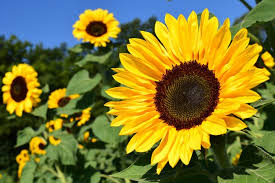
#> input picture images/flower.jpg, 275 x 183 px
$ python task_02.py
#> lines starting #> are read from the running program, lines starting #| are printed output that depends on the picture
import cv2
import numpy as np
import matplotlib.pyplot as plt

# 2.a Read in an image file (flower.jpg) and store it in a NumPy array x1
x1 = np.array(cv2.imread('images/flower.jpg'))
#> x1 is the input picture: shape (183, 275, 3); mean B, G, R 49.6, 120.4, 124.9

# 2.b Display x1
plt.imshow(cv2.cvtColor(x1, cv2.COLOR_BGR2RGB))
plt.title('Original Image (x1)')
plt.show()

# 2.c Convert the NumPy array x1 to a gray image x2
x2 = np.array(cv2.cvtColor(x1, cv2.COLOR_BGR2GRAY))
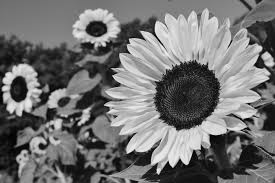
#> x2: shape (183, 275); min 0, max 239, mean 113.7

# 2.d Display x2
plt.imshow(x2, cmap='gray')
plt.title('Grayscale Image (x2)')
plt.show()

# 2.e Rotate x1 clockwise by 90 degrees and save the result in x3
x3 = np.rot90(x1, k=-1)
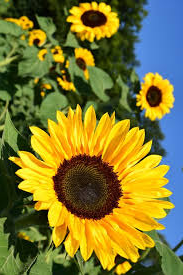
#> x3: shape (275, 183, 3); mean B, G, R 49.6, 120.4, 124.9

# 2.f Display x3
plt.imshow(cv2.cvtColor(x3, cv2.COLOR_BGR2RGB))
plt.title('Rotated Image (x3)')
plt.show()

# 2.g Scale down x1 to its half size, and save the result in x4
x4 = np.array(cv2.resize(x1, (x1.shape[1]//2, x1.shape[0]//2)))
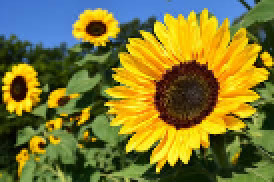
#> x4: shape (91, 137, 3) (shown 2 times larger); mean B, G, R 49.5, 120.3, 124.9

# 2.h Display x4
plt.imshow(cv2.cvtColor(x4, cv2.COLOR_BGR2RGB))
plt.title('Scaled Down Image (x4)')
plt.show()

# 2.i Crop x1 around its centroid such that the cropped window has a half of its original width and height. Save the cropped image as x5.
height, width = x1.shape[:2]
#> height = 183; width = 275
start_row, start_col = int(height * 0.25), int(width * 0.25)
#> start_row = 45; start_col = 68
end_row, end_col = int(height * 0.75), int(width * 0.75)
#> end_row = 137; end_col = 206
x5 = x1[start_row:end_row, start_col:end_col]
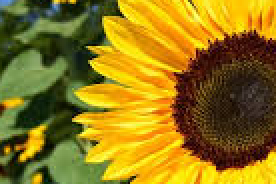
#> x5: shape (92, 138, 3) (shown 2 times larger); mean B, G, R 24.3, 119.8, 144.9

# 2.j Display x5
plt.imshow(cv2.cvtColor(x5, cv2.COLOR_BGR2RGB))
plt.title('Cropped Image (x5)')
plt.show()

$ run again, with images/Yellow_trafic_sign.png saved as images/flower.jpg
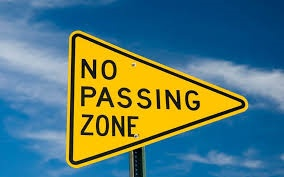
#> input picture images/Yellow_trafic_sign.png, 284 x 177 px
#> x1 is the input picture: shape (177, 284, 3); mean B, G, R 118.4, 122.8, 87.1
#> `x3 = np.rot90(x1, k=-1)`:
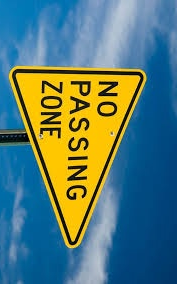
#> x3: shape (284, 177, 3); mean B, G, R 118.4, 122.8, 87.1
#> `x5 = x1[start_row:end_row, start_col:end_col]`:
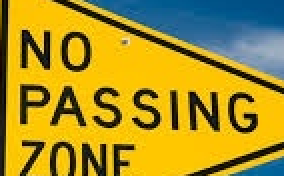
#> x5: shape (88, 142, 3) (shown 2 times larger); mean B, G, R 40.8, 147.4, 169.5

$ run again, with images/stopSign.png saved as images/flower.jpg
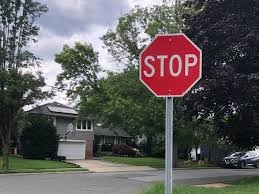
#> input picture images/stopSign.png, 259 x 194 px
#> x1 is the input picture: shape (194, 259, 3); mean B, G, R 92.9, 92.7, 95.7
#> `x3 = np.rot90(x1, k=-1)`:
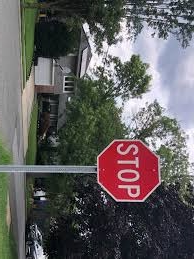
#> x3: shape (259, 194, 3); mean B, G, R 92.9, 92.7, 95.7
#> `x5 = x1[start_row:end_row, start_col:end_col]`:
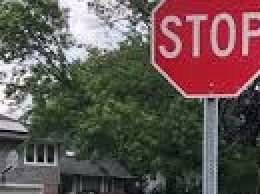
#> x5: shape (97, 130, 3) (shown 2 times larger); mean B, G, R 80.8, 83.8, 99.3
